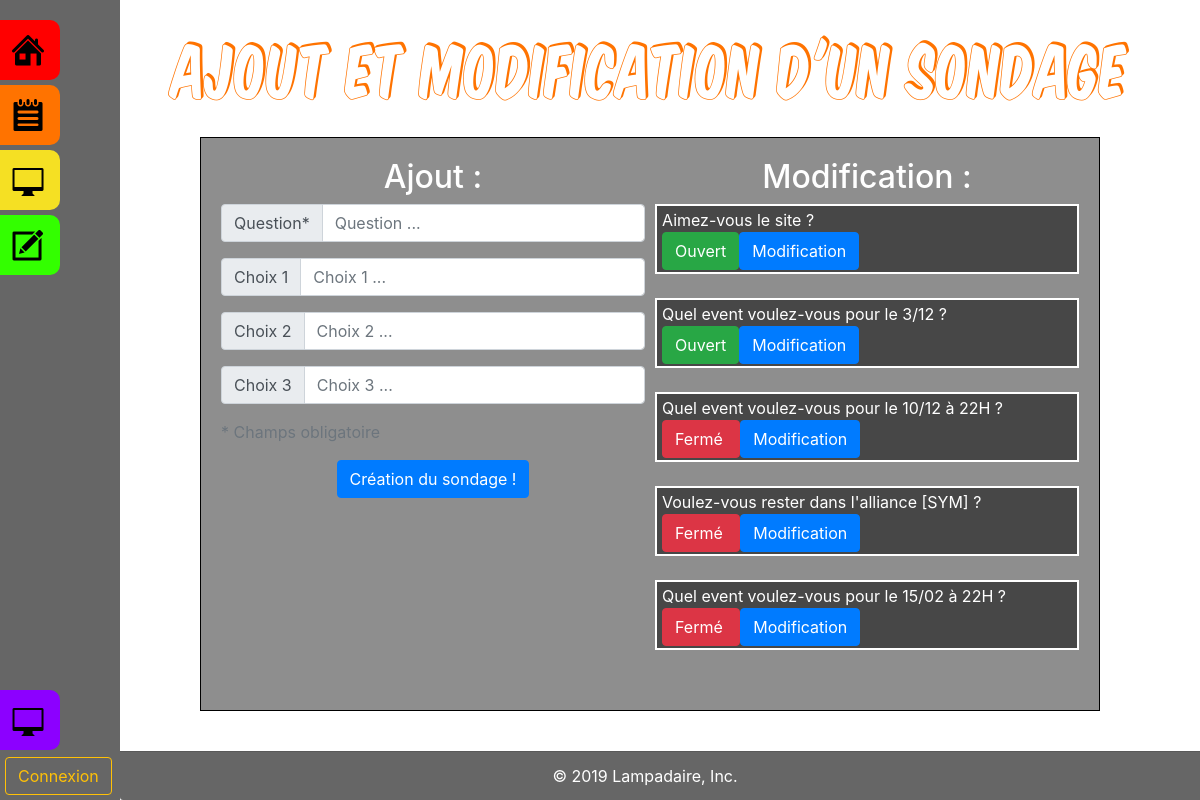
/modification-sondages.php, run on the app's committed database.
### tables this page shows
CREATE TABLE IF NOT EXISTS `sondage_questions` (
  `id` int(11) NOT NULL AUTO_INCREMENT,
  `titre` varchar(50) NOT NULL,
  `open` tinyint(1) NOT NULL DEFAULT '1',
  `option1` varchar(100) DEFAULT NULL,
  `option2` varchar(100) DEFAULT NULL,
  `option3` varchar(100) DEFAULT NULL,
  `date_publication` date NOT NULL,
  PRIMARY KEY (`id`)
);

### configuration.php (called while the page is built, shortened)
<?php
    $Footer = "© 2019 Lampadaire, Inc.";
?>

### modification-sondages.php (the view, shortened to what this page needs)
<?php
    require_once 'configuration.php';
    require_once 'dbb_connexion.php';
?>
<!DOCTYPE html>
<html>
<head>
    <link rel="stylesheet" type="text/css" media="screen" href="css/bootstrap.css" />
    <link rel="stylesheet" type="text/css" media="screen" href="css/bootstrap.min.css" />
    <link rel="stylesheet" type="text/css" media="screen" href="css/styles.css" />
    <link rel="stylesheet" type="text/css" media="screen" href="css/styles-panel.css" />
</head>
<body>
    <?php require('header-panel.php'); ?>
    <h1 class="titre-page" style="color: rgb(255, 115, 0);">Ajout et modification d'un sondage</h1>
    <div class="box">
        <div class="form-row">
            <div class="form-group col-md-6">
                <form action="" method="POST">
                    <h2>Ajout :</h2>
                    <div class="input-group mb-3">
                        <div class="input-group-prepend">
                            <span class="input-group-text" id="question">Question*</span>
                        </div>
                        <input type="text" class="form-control" placeholder="Question ..." aria-label="question" aria-describedby="question" name="question" required>
                    </div>
                    <div class="input-group mb-3">
                        <div class="input-group-prepend">
                            <span class="input-group-text" id="choix1">Choix 1</span>
                        </div>
                        <input type="text" class="form-control" placeholder="Choix 1 ..." aria-label="choix1" aria-describedby="choix1" name="choix1">
                    </div>
                    <div class="input-group mb-3">
                        <div class="input-group-prepend">
                            <span class="input-group-text" id="choix2">Choix 2</span>
                        </div>
                        <input type="text" class="form-control" placeholder="Choix 2 ..." aria-label="choix2" aria-describedby="choix2" name="choix2">
                    </div>
                    <div class="input-group mb-3">
                        <div class="input-group-prepend">
                            <span class="input-group-text" id="choix3">Choix 3</span>
                        </div>
                        <input type="text" class="form-control" placeholder="Choix 3 ..." aria-label="choix3" aria-describedby="choix3" name="choix3">
                    </div>
                    <p class="text-muted text-left">* Champs obligatoire</p>
                    <button class="btn btn-primary" type="submit">Création du sondage !</button>
                </form>
            </div>
            <div class="form-group col-md-6">
                <h2>Modification :</h2>
                <?php
                    $affichage = mysqli_query($bdd, 'SELECT id, titre, open FROM sondage_questions ORDER BY id DESC;');
                    foreach($affichage as $donnees){ ?>
                        <div class="input-group box-affichage" id="border">
                            <div class="input-group-prepend" style="width: 380px;">
                                <span><?php echo utf8_encode($donnees['titre']); ?></span>
                            </div>
                            <form action="" method="POST">
                                <?php if($donnees['open'] == '1'){
                                    echo '<button type="submit" class="btn btn-success" name="button" value="1">Ouvert</button>';
                                }else{
                                    echo '<button type="submit" class="btn btn-danger" name="button" value="1">Fermé&nbsp;</button>';
                                } ?>
                            </form>
                            <form action="modification-sondages-id.php" method="POST">
                                <button class="btn btn-primary" type="submit">Modification</button>
                            </form>
                        </div>
                        <br>
                <?php } ?>
            </div>
        </div>
    </div>
    <?php include('footer.php'); ?>
</body>
</html>

### header-panel.php (shortened to what this page needs)
<!DOCTYPE html>
<html>
  <head>
  </head>
<body>
  <div class="fondMenu">
    <div id="mySidenav" class="sidenav">
      <a href="panel.php" id="accueil">Panel</a>
      <a href="modification-sondages.php" id="sondages">Sondages</a>
      <a href="modification-popcorn.php" id="popcorn">Porcorn</a>
      <a href="modification-paris.php" id="paris">Paris</a>
      <a href="index.php" id="site">Site</a>
    </div>
  </div>
</body>
</html>

### footer.php (shortened to what this page needs)
<!DOCTYPE html>
<?php require 'configuration.php' ?>
<html>
  <head>
  </head>
<body>
    <br><br>
    <div class="card-footer footerBottom" style="color: white;">
        <div class="text-center" style="margin-left: -150px;"><?php echo $Footer; ?></div>
        <?php if(!empty($_SESSION)){ ?>
          <div style="position: fixed; bottom:5px; left:5px;">
            <form action="deconnexion.php" method="POST">
              <button type="submit" class="btn btn-outline-warning">Déconnexion</button>
            </form>
          </div>
        <?php }else{ ?>
          <div style="position: fixed; bottom:5px; left:5px;">
            <form action="connexion.php" method="POST">
              <button type="submit" class="btn btn-outline-warning">Connexion</button>
            </form>
          </div>
        <?php } ?>
    </div>
</body>
</html>

### css/styles.css (style rules this page uses)
body { background-color: white; background-image: url('../icons/fond.jpg'); background-repeat: no-repeat; background-attachment: fixed; background-size: cover; color: white; }
h1.titre-page { padding-top: 25px; padding-bottom: 20px; padding-left: 100px; font-size: 70px; font-family: KOMTITS; text-align: center; }

### css/styles-panel.css (style rules this page uses)
.box { margin-left: 200px; margin-right: 100px; margin-bottom: 25px; padding: 20px; border: 1px black solid; text-align: center; background-color: rgba(0, 0, 0, 0.445); }
#border { border-style: round; border-style: solid; border-width: 2px; border-color: white; padding-top: 2px; padding-bottom: 2px; padding-left: 5px; }
.box-affichage { background-color: rgba(0, 0, 0, 0.5); }

### header-panel.php (style rules this page uses)
.fondMenu { position: fixed; z-index: 3; top: -35px; left: 0; background-color: rgba(0, 0, 0, 0.6); width: 120px; height: 105%; }
#mySidenav a { position: fixed; left: -120px; z-index: 3; transition: 0.3s; padding: 15px; width: 180px; text-decoration: none; font-size: 20px; color: black; border-radius: 0 10px 10px 0; }
#accueil { top: 20px; background-color: rgb(255, 0, 0); background-image: url('icons/icons-32/dashboard.png'); background-repeat: no-repeat; background-position: right; }
#sondages { top: 85px; background-color: rgb(255, 115, 0); background-image: url('icons/icons-32/sondages.png'); background-repeat: no-repeat; background-position: right; }
#popcorn { top: 150px; background-color: rgb(245, 224, 35); background-image: url('icons/icons-32/popcorn.png'); background-repeat: no-repeat; background-position: right; }
#paris { top: 215px; background-color: rgb(51, 255, 0); background-image: url('icons/icons-32/paris.png'); background-repeat: no-repeat; background-position: right; }
#site { bottom: 50px; background-color: rgb(140, 0, 255); background-image: url('icons/icons-32/popcorn.png'); background-repeat: no-repeat; background-position: right; }

### footer.php (style rules this page uses)
.footerBottom { position: fixed; z-index: 3; bottom: 0; margin-left: 120px; font-size: 16px; width: 100%; background-color: rgba(0, 0, 0, 0.6); }

### data on the page
sondage_questions: titre "Aimez-vous le site ?", open "Ouvert"
sondage_questions: titre "Quel event voulez-vous pour le 3/12 ?", open "Ouvert"
sondage_questions: titre "Quel event voulez-vous pour le 10/12 à 22H ?", open "Fermé"
sondage_questions: titre "Voulez-vous rester dans l'alliance [SYM] ?", open "Fermé"
sondage_questions: titre "Quel event voulez-vous pour le 15/02 à 22H ?", open "Fermé"

### other printed values
$Footer "© 2019 Lampadaire, Inc."
